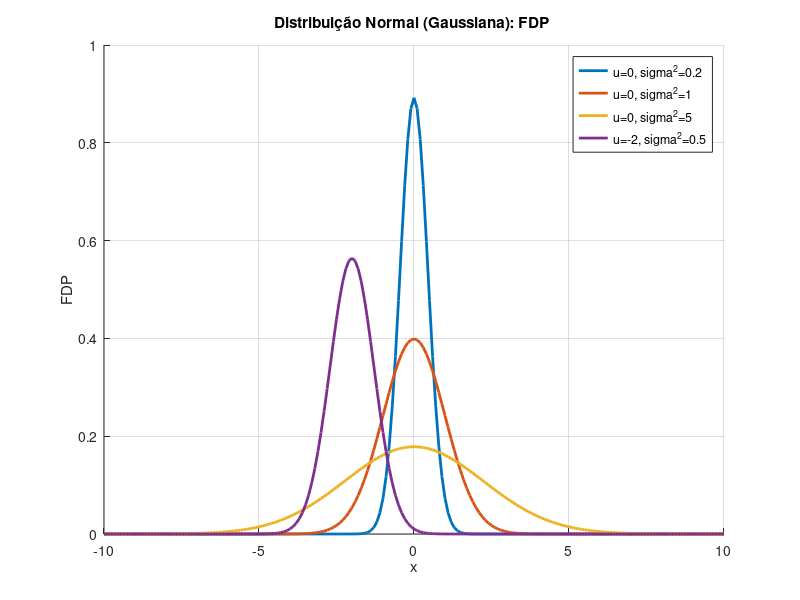
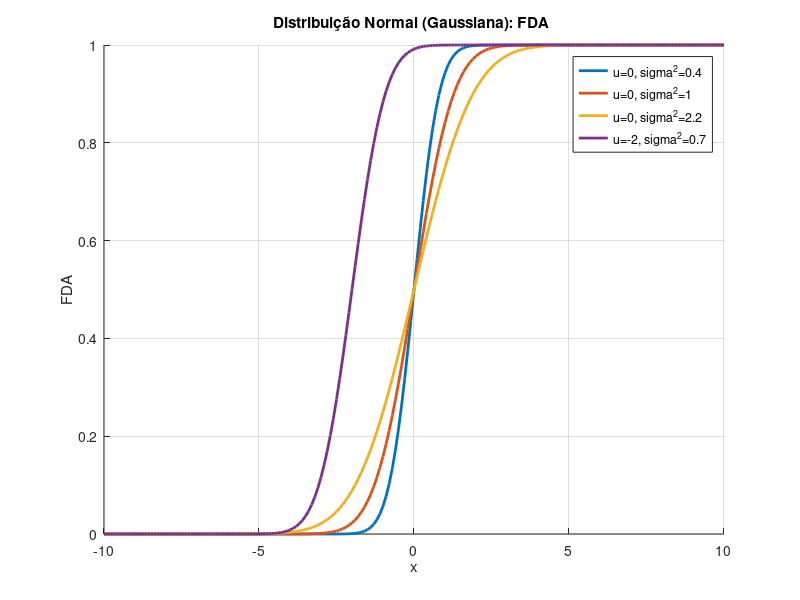

Reproduce these figures in MATLAB, in order. (Note: this script raises an error after producing the figures.)
addpath(['./' 'Support_functions']);

% ---- Item 1.3.2.1 ----
pkg load statistics;
warning('off', 'Octave:shadowed-function');



x = -3:0.1:3;
mu = 0;
sigma = 1;

% ---- Item 1.3.2.2 ----
FDP_Normal = @(x, mu, sigma) (1 / sqrt(2 * pi * sigma^2)) * exp(-((x - mu).^2) / (2 * sigma^2));


fdp_caseira = FDP_Normal(x, mu, sigma);
fdp_sistema = normpdf(x, mu, sigma);

diferenca = fdp_caseira - fdp_sistema;

disp('                                                                                        ==== Item 1.3.2.3 ====')
disp(diferenca);




u_values_fdp = [0, 0, 0, -2];
sigma2_values_fdp = [0.2, 1, 5, 0.5];


x = -10:0.1:10;

disp('                                                                                        ==== Item 1.3.2.4 ====')

figure;

% Loop para plotar os gráficos
hold on;
for i = 1:4
    fdp = FDP_Normal(x, u_values_fdp(i), sqrt(sigma2_values_fdp(i)));

    plot(x, fdp, 'LineWidth', 2);
end
hold off;


title('Distribuição Normal (Gaussiana): FDP ');
xlabel('x');
ylabel('FDP');
legend('u=0, sigma^2=0.2', 'u=0, sigma^2=1', 'u=0, sigma^2=5', 'u=-2, sigma^2=0.5');
grid on;


disp('                                                                                        ==== Item 1.3.2.5 ====')



FDA_Normal = @(x, mu, sigma) 0.5 * (1 + erf((x - mu) / (sigma * sqrt(2))));

% Valores de exemplo para x, mu e sigma
x_values = [-1, 0, 1];
mu = 0;
sigma = 1;

fda_caseira = FDA_Normal(x_values, mu, sigma);


fda_sistema = normcdf(x_values, mu, sigma);


diferenca = fda_caseira - fda_sistema;


disp(diferenca);


u_values_fda = [0, 0, 0, -2];
sigma2_values_fda = [0.4, 1, 2.2, 0.7];




x = -10:0.1:10;


figure;

% Loop para plotar os gráficos
hold on;
for i = 1:4
    fda = FDA_Normal(x, u_values_fda(i), sqrt(sigma2_values_fda(i)));
    plot(x, fda, 'LineWidth', 2);
end
hold off;

title('Distribuição Normal (Gaussiana): FDA ');
xlabel('x');
ylabel('FDA');
legend('u=0, sigma^2=0.4', 'u=0, sigma^2=1', 'u=0, sigma^2=2.2', 'u=-2, sigma^2=0.7');
grid on;


disp('                                                                                        ==== Item 1.3.2.6 ====')


mu = -2;
sigma = sqrt(0.5);

percentil = 0.99;

# Manipulando a equação obtemos:
x = mu + sigma * sqrt(2) * erfinv(2 * percentil - 1);

disp(x);




disp('                                                                                        ==== Item 1.3.2.7 ====')

FDP_Normal = @(x, mu, sigma2) (1 / sqrt(2 * pi * sigma2)) * exp(-((x - mu).^2) / (2 * sigma.^2));
% Parâmetros da distribuição normal
mu = -2;
sigma2 = 0.5;
sigma = 0.5;
% Limites de integração
a = mu - 10 * sqrt(sigma2);
b = -2 + erfinv(49/50);

% Valor real da integral
valor_real = normcdf(b, mu, sqrt(sigma2)) - normcdf(a, mu, sqrt(sigma2));

% Matriz de erros
erros = zeros(12, 4);

func = @(x) FDP_Normal(x, mu, sigma)

for n = 1:12

    resultado_trap = integralTrapeziosRepetidaFunc(func, a, b, n, 0);
    erro_trap = abs(valor_real - resultado_trap);
    erros(n, 1) = erro_trap;

    printf("Integral Simpson Repetida:\n");
    resultado_simp = integralSimpsonRepetidaFunc(func, a, b, n, 0);
    erro_simp13 = abs(valor_real - resultado_simp);
    erros(n, 2) = erro_simp13;

    printf("Integral Simpson 3/8 Repetida:\n");
    resultado_simp38 = integralSimpson38RepetidaFunc(func, a, b, n, 0);
    erro_simp38 = abs(valor_real - resultado_simp38);
    erros(n, 3) = erro_simp38;

    printf("Integral Quadratura Gaussiana:\n");
    C = coefGaussLegendre(n + 1);
    [T, A] = tabelaAbcissasPesosGaussLegendre(C);
    resultado_gauss = integralGaussLegendreFunc(func, a, b, n, T, A, 0);
    erro_gauss = abs(valor_real - resultado_gauss);
    erros(n, 4) = erro_gauss;
end

% Impressão da tabela de erros
printf("\nErros dos métodos diferentes de integração\n");
printf("Subdivisões  Trapézios       Simpson 1/3     Simpson 3/8     Quad. Gauss.\n");
printf("---------------------------------------------------------------------\n");
for n = 1:12
    printf("%-13d  %-13.6e  %-13.6e  %-13.6e  %-13.6e\n", n, erros(n, 1), erros(n, 2), erros(n, 3), erros(n, 4));
end

% Plotagem da evolução dos erros em um gráfico de barras
figure;
bar(1:12, erros);
legend('Trapezios', 'Simpson 1/3', 'Simpson 3/8', 'Quadratura Gaussiana');
xlabel('Quantidade de Subdivisões');
ylabel('Erro');
title('Evolução do Erro em Relação à Quantidade de Subdivisões');





disp('                                                                                        ==== Item 1.3.2.8 ====')

% Definir a semente para reproduzibilidade
semente = 2023;
randn("seed", semente);

% Gerar as amostras
n = 1000;
amostras = randn(1, n) * 0.7 - 2;

fprintf('x1: %.4f\n', amostras(1));
fprintf('x2: %.4f\n', amostras(2));
fprintf('x3: %.4f\n', amostras(3));



disp('                                                                                        ==== Item 1.3.2.9 ====')
mu_estimado = sum(amostras) / n;

var_estimada = sum((amostras - mu_estimado).^2) / n;

% Calcular o desvio padrão σ estimado
sigma_estimado = sqrt(var_estimada);

% Calcular a diferença em relação aos valores verdadeiros
mu_diferenca = mu_estimado - (-2);
sigma_diferenca = sigma_estimado - 0.7;

% Imprimir os resultados
fprintf('Estimativa de mu: %.4f\n', mu_estimado);
fprintf('Estimativa de sigma: %.4f\n', sigma_estimado);
fprintf('Diferença em relação a mu verdadeiro: %.4f\n', mu_diferenca);
fprintf('Diferença em relação a sigma verdadeiro: %.4f\n', sigma_diferenca);




disp('                                                                                        ==== Item 1.3.2.10 ====')

mu_verdadeiro = -2
sigma_verdadeiro = 0.7;

FDA_Normal = @(x, mu, sigma) 0.5 * (1 + erf((x - mu) / (sqrt(2) * sigma)));

% Valor de probabilidade desejado (99%)


funcao = @(x) FDA_Normal(x, mu, sigma) - 0.99;
bisec = raizBisecPosFalsa( 0, funcao, -1, 0, 0, 10000);
solucao_analitica = mu + sigma * sqrt(2) * erfinv(2 * 0.99 - 1);

%fprintf('\nSolução analítica: %.4f',solucao_analitica);

fprintf('\nSolução com bisec: %.4f\n',bisec);
fprintf('Solução analítica: %.4f\n',solucao_analitica);


disp('                                                                                        ==== Item 1.3.3.1 ====')


% Usando regra de Sturges
num_barras = ceil(1 + log2(n));
fprintf('Quantidade de barras pela regra de Sturges: %.0f\n',num_barras);

figure;
hold on;

[frequencias, bordas] = hist(amostras, num_barras);  % Calcular o histograma

dist_barras = bordas(2) - bordas(1);  % Largura da barra
[y_normalizado x_normalizado] = hist(amostras, num_barras, 1/dist_barras);
hist(amostras, num_barras, 1/dist_barras);
xlabel('Valores');
ylabel('Frequência Normalizada');
title('Histograma Normalizado');

disp('                                                                                        ==== Item 1.3.3.2 ====')

x = -7:0.01:3;
plot(x, normpdf(x, mu_estimado, sigma_estimado));
y_previsto = normpdf(-7:1:3, mu_estimado, sigma_estimado);
RSS = sumsq(y_previsto - y_normalizado)
fprintf('RSS: %.4f\n',RSS);



t1_4();
t1_5();





disp('                                                                                        ==== Item 2.1 ====')
nome_arquivo = '41002h2022.txt';


disp('                                                                                        ==== Item 2.3 ====')
fid = fopen(nome_arquivo, 'r');


cabecalho = fgetl(fid);


velocidade_vento = [];
altura_ondas = [];


while ~feof(fid)
    linha = fgetl(fid);


    if isempty(linha)
        break;
    end

    valores = strsplit(linha, ' ');

    velocidade_vento = [velocidade_vento; str2double(valores{7})];
    altura_ondas = [altura_ondas; str2double(valores{9})];
end


fclose(fid);

save('velocidade_vento.bin', 'velocidade_vento', '-mat');
save('altura_ondas.bin', 'altura_ondas', '-mat');









disp('                                                                                        ==== Item 2.4 ====')

tamanho_vento_original = length(velocidade_vento);
tamanho_ondas_original = length(altura_ondas);


altura_ondas(altura_ondas==0)=0.1;
velocidade_vento(velocidade_vento==0)=0.1;






%velocidade_vento(velocidade_vento == 99) = NaN;
velocidade_vento = velocidade_vento(velocidade_vento ~= 99);

tempo_ondas = 1:length(altura_ondas);
tempo_vento = 1:length(velocidade_vento);



disp('                                                                                        ==== Item 2.6 ====')
plot(tempo_vento, velocidade_vento);

titulo_vento = sprintf('Velocidade vento - Valores válidos: %d do total (%d)', sum(~isnan(velocidade_vento)), tamanho_vento_original);

title(titulo_vento);
xlabel('t [10 min]');
ylabel('Velocidade [m/s]');
legend('Velocidade do vento');



figure;
% Filtrar os valores não-99
indices_validos = altura_ondas ~= 99;
tempo_valido = tempo_ondas(indices_validos);
altura_ondas_valida = altura_ondas(indices_validos);

plot(tempo_valido, altura_ondas_valida, '.','MarkerSize', 0.2);

titulo_ondas = sprintf('Altura - Valores válidos: %d do total (%d)', length(altura_ondas_valida), tamanho_ondas_original);

title(titulo_ondas);
xlabel('t [10 min]');
ylabel('Altura [m]');
legend('Altura das ondas');


disp('                                                                                        ==== Item 2.7 ====')

figure()
hold on
num_barras_velocidade = ceil(1 + 3.322 * log(length(velocidade_vento)));

[y_hist x_hist] = hist(velocidade_vento,num_barras_velocidade);
hist(velocidade_vento,num_barras_velocidade);
mu_vento = sum(altura_ondas_valida) / length(altura_ondas_valida);
std_vento = std(altura_ondas_valida);


x = altura_ondas_valida(1):0.01:altura_ondas_valida(end);
fprintf('%.2f\n',x);
figure()
pdf = normpdf(x, mu_vento, std_vento);
plot(x, pdf);

xlabel('Velocidade do Vento');
ylabel('PDF');
title('Distribuição Normal da Velocidade do Vento');
hold off;




[frequencias, bordas] = hist(amostras, num_barras);  % Calcular o histograma

dist_barras = bordas(2) - bordas(1);  % Largura da barra
[y_normalizado x_normalizado] = hist(amostras, num_barras, 1/dist_barras);
hist(amostras, num_barras, 1/dist_barras);
xlabel('Valores');
ylabel('Frequência Normalizada');
title('Histograma Normalizado');

disp('                                                                                        ==== Item 2.8 ====')

x = -7:0.01:3;
plot(x, normpdf(x, mu_estimado, sigma_estimado));
y_previsto = normpdf(-7:1:3, mu_estimado, sigma_estimado);
RSS = sumsq(y_previsto - y_normalizado)
fprintf('RSS: %.4f\n',RSS);



k_vento = ceil(1 + 3.322 * log(length(velocidade_vento)));

figure()
[n x] = hist(velocidade_vento, k_vento);
hist(velocidade_vento, k_vento);


k_onda = ceil(1 + 3.322 * log(length(altura_ondas_valida)));
figure()
[n x] = hist(altura_ondas_valida, k_onda);
hist(altura_ondas_valida, k_onda);
























